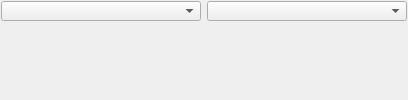
     <widget class="QDockWidget" name="dockWidget_main">
      <property name="sizePolicy">
       <sizepolicy hsizetype="Expanding" vsizetype="Expanding">
        <horstretch>0</horstretch>
        <verstretch>0</verstretch>
       </sizepolicy>
      </property>
      <property name="font">
       <font>
        <stylestrategy>NoAntialias</stylestrategy>
       </font>
      </property>
      <property name="styleSheet">
       <string notr="true"/>
      </property>
      <property name="features">
       <set>QDockWidget::DockWidgetClosable|QDockWidget::DockWidgetFloatable</set>
      </property>
      <property name="allowedAreas">
       <set>Qt::AllDockWidgetAreas</set>
      </property>
      <property name="windowTitle">
       <string>editor</string>
      </property>
      <widget class="QWidget" name="dockWidgetContents_11">
       <property name="sizePolicy">
        <sizepolicy hsizetype="Expanding" vsizetype="Expanding">
         <horstretch>0</horstretch>
         <verstretch>0</verstretch>
        </sizepolicy>
       </property>
       <layout class="QVBoxLayout" name="verticalLayout">
        <property name="leftMargin">
         <number>1</number>
        </property>
        <property name="topMargin">
         <number>1</number>
        </property>
        <property name="rightMargin">
         <number>1</number>
        </property>
        <property name="bottomMargin">
         <number>1</number>
        </property>
        <item>
         <layout class="QHBoxLayout" name="horizontalLayout">
          <item>
           <widget class="ComboBox" name="comboBox_functions">
            <property name="sizePolicy">
             <sizepolicy hsizetype="Expanding" vsizetype="Fixed">
              <horstretch>1</horstretch>
              <verstretch>0</verstretch>
             </sizepolicy>
            </property>
            <property name="minimumSize">
             <size>
              <width>200</width>
              <height>20</height>
             </size>
            </property>
            <property name="maximumSize">
             <size>
              <width>16777215</width>
              <height>20</height>
             </size>
            </property>
            <property name="font">
             <font>
              <stylestrategy>NoAntialias</stylestrategy>
             </font>
            </property>
            <property name="styleSheet">
             <string notr="true"/>
            </property>
           </widget>
          </item>
          <item>
           <widget class="ComboBox" name="comboBox_labels">
            <property name="sizePolicy">
             <sizepolicy hsizetype="Expanding" vsizetype="Fixed">
              <horstretch>1</horstretch>
              <verstretch>0</verstretch>
             </sizepolicy>
            </property>
            <property name="minimumSize">
             <size>
              <width>200</width>
              <height>20</height>
             </size>
            </property>
            <property name="maximumSize">
             <size>
              <width>16777215</width>
              <height>20</height>
             </size>
            </property>
            <property name="font">
             <font>
              <stylestrategy>NoAntialias</stylestrategy>
             </font>
            </property>
            <property name="styleSheet">
             <string notr="true"/>
            </property>
           </widget>
          </item>
         </layout>
        </item>
        <item>
         <layout class="QGridLayout" name="gridLayout_5">
          <property name="spacing">
           <number>0</number>
          </property>
          <item row="0" column="0">
           <widget class="CodeEditor" name="widget" native="true">
            <property name="sizePolicy">
             <sizepolicy hsizetype="Expanding" vsizetype="Expanding">
              <horstretch>0</horstretch>
              <verstretch>0</verstretch>
             </sizepolicy>
            </property>
            <property name="font">
             <font>
              <stylestrategy>NoAntialias</stylestrategy>
             </font>
            </property>
            <property name="acceptDrops">
             <bool>true</bool>
            </property>
            <property name="styleSheet">
             <string notr="true"/>
            </property>
           </widget>
          </item>
         </layout>
        </item>
       </layout>
      </widget>
     </widget>
